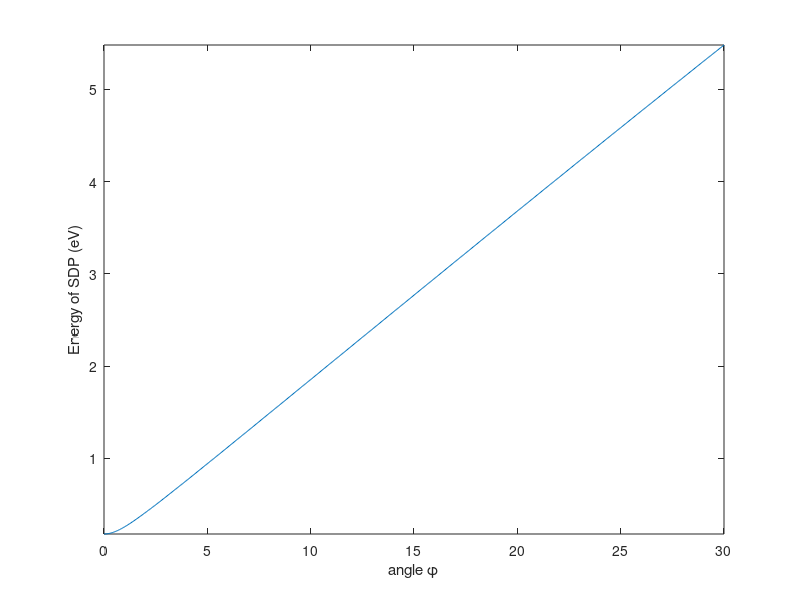

MATLAB code to generate this figure:
a = 0.246; %lattice vector for graphene in nm
del = 0.017; %lattice mismatch
phi = 0:0.05:30; %angle between lattices
phir = (pi/180) .* (phi); %radians
lambda = ((1+del)*a)./sqrt((2*(1+del).*(1-cosd(phi)))+(del^2));
plot(phi,lambda)
%%%%%%%%%%%%%%%%%%%%
G = 4*pi./(sqrt(3)*lambda);
vf = 1.1*10^15; %nm/s
hbar = 6.58*10^(-16); %eV.s
Edip = hbar*G*vf/2;
plot(phi,Edip)
axis tight
xlabel('angle \phi')
ylabel('Energy of SDP (eV)')
%print -depsc2 anglevsphi.jpg